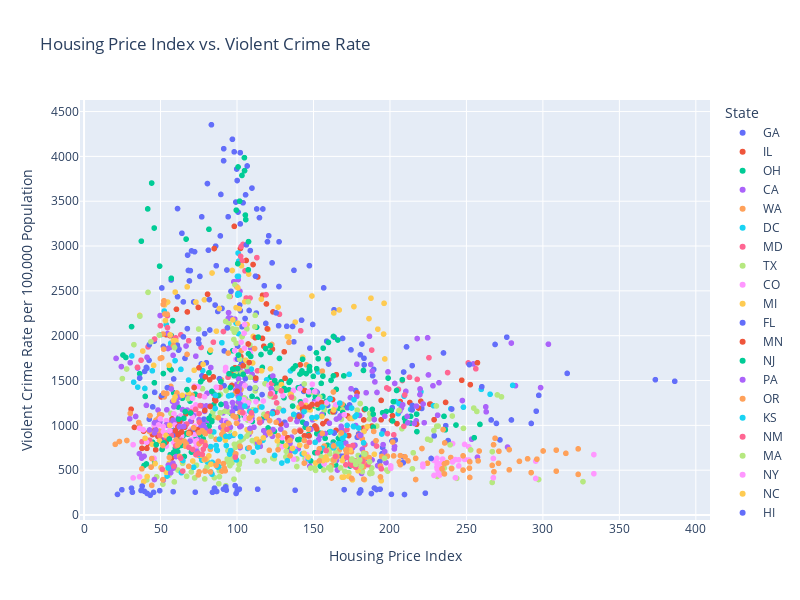

Notebook code for this chart:
### Markdown cell above
This uses the Seaborn library to create a line plot visualizing the relationship between the average housing price index and the number of violent crimes over time. It will produce a line plot that visualizes the relationship between the average housing price index and the number of violent crimes over time. The plot will display the housing price index and the number of violent crimes on two separate y-axes, allowing users to explore the trends in both variables over time.

### Code cell
# Calculate the violent crime rate per 100,000 population
data['Violent Crime Rate'] = data['Violent Crimes'] / data['Population'] * 100000

# Create an interactive scatter plot using Plotly
fig = px.scatter(
    data,
    x='index_nsa',
    y='Violent Crime Rate',
    color='State',
    hover_data=['City', 'Year', 'Population'],
    labels={
        'index_nsa': 'Housing Price Index',
        'Violent Crime Rate': 'Violent Crime Rate per 100,000 Population'
    },
    title='Housing Price Index vs. Violent Crime Rate',
    width=800,
    height=600
)

fig.show()
